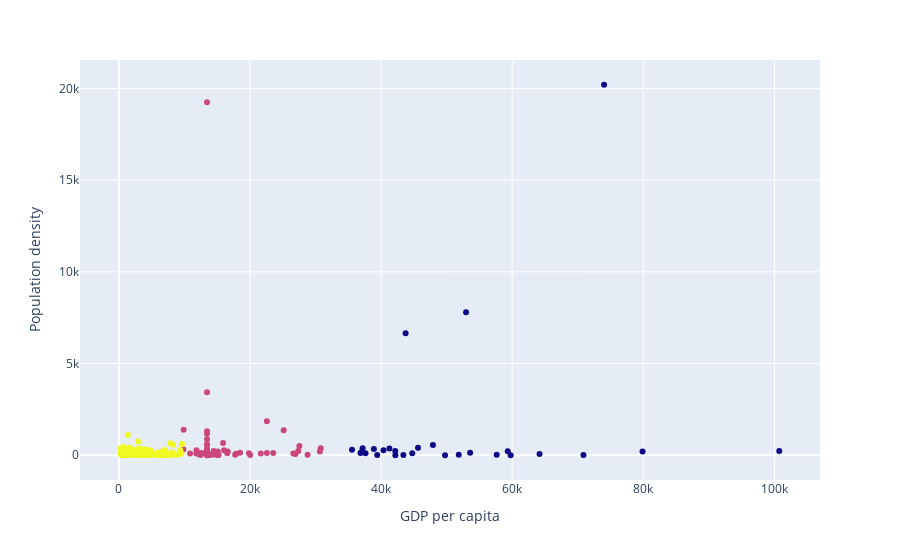

The code cell stored with this chart in its notebook:
### Markdown cell above
Тепер давайте візуалізуємо наші кластери.

### Code cell
import plotly.express as px
fig = px.scatter(dataset,x  ='GDP per capita', y = 'Population density',
    color = kmeans.labels_,hover_data = ['Country Name','Region'])
fig.update(layout_coloraxis_showscale=False)
fig.show()

### Figure 1 — Plotly figure (JSON) as saved in the notebook; plotly's stock layout.template omitted (floating-point values rounded to 4 significant figures; data arrays with more than 128 entries replaced by an {"elided": "..."} marker saying what was removed)
{"data": [{"customdata": {"elided": "217x2 str values"}, "hovertemplate": "GDP per capita=%{x}<br>Population density=%{y}<br>Country Name=%{customdata[0]}<br>Region=%{customdata[1]}<br>color=%{marker.color}<extra></extra>", "legendgroup": "", "marker": {"color": {"elided": "217 int values"}, "coloraxis": "coloraxis", "symbol": "circle"}, "mode": "markers", "name": "", "orientation": "v", "showlegend": false, "type": "scatter", "x": {"elided": "217 float values"}, "xaxis": "x", "y": {"elided": "217 float values"}, "yaxis": "y"}], "layout": {"coloraxis": {"colorbar": {"title": {"text": "color"}}, "colorscale": [[0, "#0d0887"], [0.1111, "#46039f"], [0.2222, "#7201a8"], [0.3333, "#9c179e"], [0.4444, "#bd3786"], [0.5556, "#d8576b"], [0.6667, "#ed7953"], [0.7778, "#fb9f3a"], [0.8889, "#fdca26"], [1, "#f0f921"]], "showscale": false}, "legend": {"tracegroupgap": 0}, "margin": {"t": 60}, "xaxis": {"anchor": "y", "domain": [0, 1], "title": {"text": "GDP per capita"}}, "yaxis": {"anchor": "x", "domain": [0, 1], "title": {"text": "Population density"}}}}
